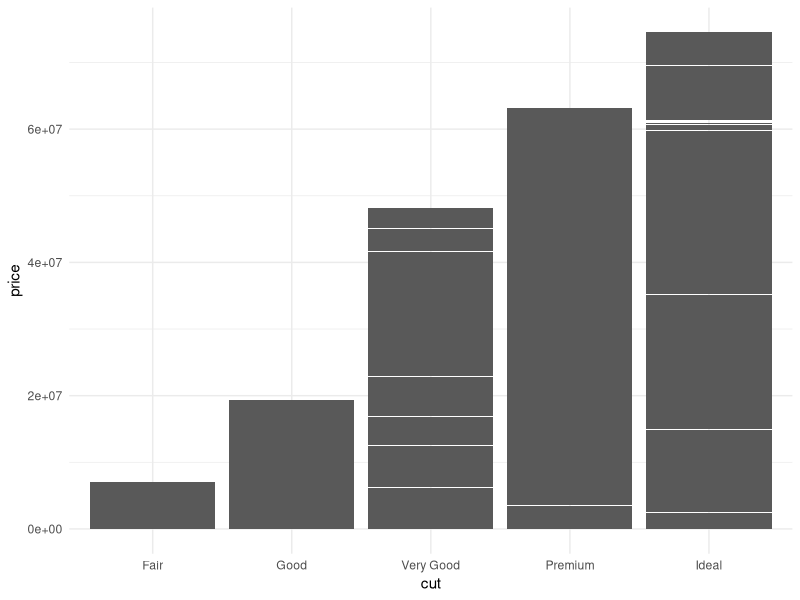

This chart was generated by the following R code:
## ---- chunk 1
library(tidyverse)
### heres a change
## ---- chunk 2
### In this code chunk, start with the diamonds dataset (built in to
### ggplot2 package) and create a plot of price vs. carat (or some other
### variables of your choice)
## ---- chunk 3
diamonds_df <- diamonds
ggplot(diamonds, aes(x = cut, y = price)) +
  geom_col()+
  theme_minimal()
## ---- chunk 4
### Both partners - delete this comment, then write some code here
### to plot, summarize, calculate something simple using the diamonds
### dataset (or anything you like, really)
## ---- chunk 5
### Both partners - delete this comment, then write some code here
### to plot, summarize, calculate something simple using the diamonds
### dataset (or anything you like, really)
